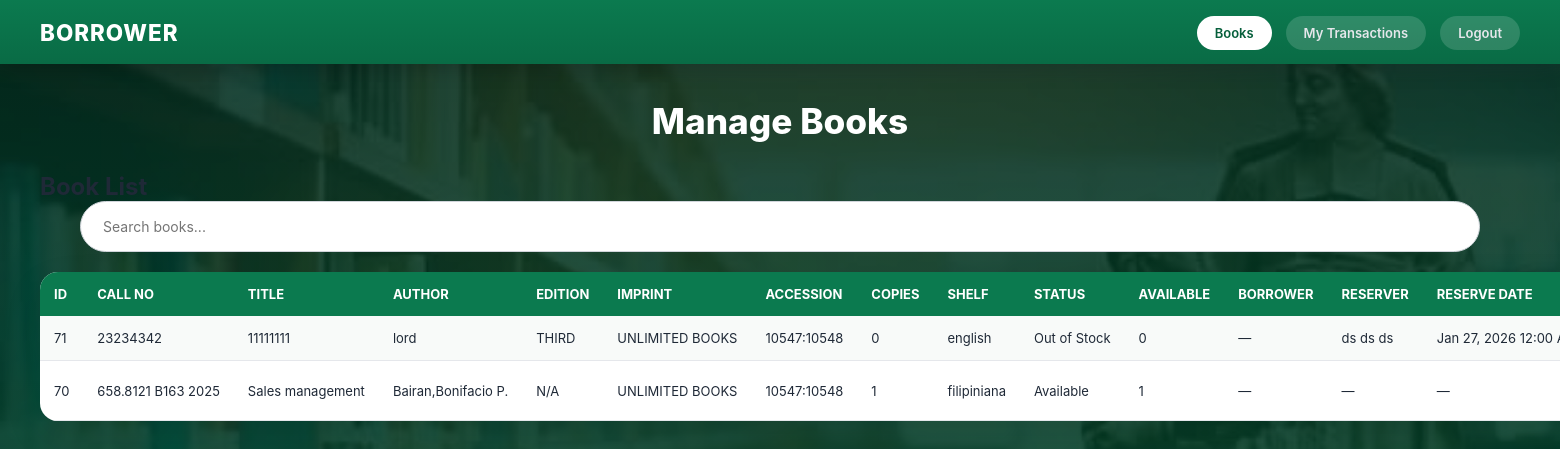
Page /part3/Books.php (signed in) on the committed database.
### tables this page shows
CREATE TABLE `reservations` (
  `first_name` varchar(15) NOT NULL,
  `middle_name` varchar(15) NOT NULL,
  `last_name` varchar(15) NOT NULL,
  `borrower_name` varchar(30) NOT NULL,
  `borrower_id` int(7) NOT NULL,
  `course` varchar(4) NOT NULL,
  `year` int(10) NOT NULL,
  `book_id` int(20) NOT NULL,
  `reserve_date` date NOT NULL,
  `borrower_type` varchar(10) NOT NULL,
  `reservation_id` int(10) NOT NULL
);

CREATE TABLE `books` (
  `book_id` int(11) NOT NULL,
  `Title` varchar(20) NOT NULL,
  `Edition` varchar(20) NOT NULL,
  `status` enum('Available','Borrowed','Defective','Out of Stock') DEFAULT 'Available',
  `volume` int(10) NOT NULL,
  `available` int(10) DEFAULT 0,
  `borrowed` int(10) DEFAULT 0,
  `Author` varchar(20) NOT NULL,
  `Accession_Number` varchar(50) NOT NULL,
  `Imprint` varchar(50) NOT NULL,
  `Publisher` varchar(20) NOT NULL,
  `Shelf_Location` varchar(20) NOT NULL,
  `Call_Number` varchar(50) NOT NULL,
  `Copies` int(10) NOT NULL
);

### part3/Books.php (the view, shortened to what this page needs)
<?php
$servername = "localhost";
$username   = "root";
$password   = "";
$dbname     = "school_inventory";
$conn = new mysqli($servername, $username, $password, $dbname);
$conn->set_charset("utf8mb4");
$sql = "
SELECT
    b.*,
    br.borrower_name,
    r.borrower_name AS reserver_name,
    r.borrower_id AS reserver_id,
    r.reserve_date
FROM books b
LEFT JOIN transactions t
    ON b.book_id = t.book_id AND t.date_returned IS NULL
LEFT JOIN borrower br
    ON t.borrower_id = br.borrower_id
LEFT JOIN reservations r
    ON b.book_id = r.book_id
ORDER BY b.book_id DESC
";
$books = $conn->query($sql);
?>
<!DOCTYPE html>
<html lang="en">
<head>
<link rel="stylesheet" href="books.css">
</head>
<body>
<div class="container">
<aside class="sidebar">
    <h2>BORROWER</h2>
    <ul>
        <li><a class="active" href="#">Books</a></li>
        <li><a href="student_transaction.php">My Transactions</a></li>
        <li><a href="logout.php">Logout</a></li>
    </ul>
</aside>
<main class="main">
<h1>Manage Books</h1>
<h2>Book List</h2>
<input type="text" id="search" placeholder="Search books..." onkeyup="searchTable()">
<table id="bookTable">
<tr>
    <th>ID</th>
    <th>CALL NO</th>
    <th>TITLE</th>
    <th>AUTHOR</th>
    <th>EDITION</th>
    <th>IMPRINT</th>
    <th>ACCESSION</th>
    <th>COPIES</th>
    <th>SHELF</th>
    <th>STATUS</th>
    <th>AVAILABLE</th>
    <th>BORROWER</th>
    <th>RESERVER</th>
    <th>RESERVE DATE</th>
</tr>
<?php while ($row = $books->fetch_assoc()): ?>
<tr>
    <td><?= $row['book_id'] ?></td>
    <td><?= htmlspecialchars($row['Call_Number']) ?></td>
    <td><?= htmlspecialchars($row['Title']) ?></td>
    <td><?= htmlspecialchars($row['Author']) ?></td>
    <td><?= htmlspecialchars($row['Edition'] ?: 'N/A') ?></td>
    <td><?= htmlspecialchars($row['Imprint']) ?></td>
    <td><?= htmlspecialchars($row['Accession_Number']) ?></td>
    <td><?= $row['Copies'] ?></td>
    <td><?= htmlspecialchars($row['Shelf_Location']) ?></td>
    <td><?= $row['status'] ?></td>
    <td><?= $row['available'] ?></td>
    <td><?= htmlspecialchars($row['borrower_name'] ?? "—") ?></td>
    <td><?= htmlspecialchars($row['reserver_name'] ?? "—") ?></td>
    <td><?= $row['reserve_date'] ? date("M d, Y h:i A", strtotime($row['reserve_date'])) : "—" ?></td>
</tr>
<?php endwhile; ?>
</table>
</main>
</div>
</body>
</html>

### part3/books.css (style rules this page uses)
* { margin: 0; padding: 0; box-sizing: border-box; font-family: "Inter", system-ui, -apple-system, BlinkMacSystemFont, "Segoe UI", sans-serif; }
body { min-height: 100vh; color: #1f2937; background: linear-gradient(rgba(4, 43, 28, 0.88), rgba(1, 75, 46, 0.88)), url("huray.png.jpg") center / cover no-repeat fixed; }
.sidebar { position: fixed; top: 0; left: 0; width: 100%; height: 64px; background: linear-gradient(180deg, #0b7a4f, #096b45); z-index: 1000; box-shadow: 0 6px 18px rgba(0,0,0,.18); display: flex; align-items: center; padding: 0 40px; }
.sidebar h2 { color: #ffffff; font-size: 1.4rem; font-weight: 800; letter-spacing: 1px; }
.sidebar ul { list-style: none; display: flex; gap: 14px; margin-left: auto; align-items: center; }
.sidebar ul li a { padding: 9px 18px; border-radius: 999px; color: #e5e7eb; font-size: 13px; font-weight: 600; text-decoration: none; background: rgba(255,255,255,.15); transition: .25s; }
.sidebar ul li a.active { background: #ffffff; color: #065f3b; }
.main { padding: 100px 40px 40px; max-width: 1600px; margin: auto; }
.main h1 { text-align: center; font-size: 2.2rem; font-weight: 800; color: #ffffff; margin-bottom: 30px; }
#search { width: 100%; max-width: 1400px; margin: 0 auto 20px; padding: 16px 22px; border-radius: 999px; border: 1px solid #d1d5db; font-size: 14px; background: #ffffff; display: block; }
table { width: 100%; min-width: 1400px; border-collapse: collapse; background: #ffffff; border-radius: 18px; overflow: hidden; box-shadow: 0 15px 40px rgba(0,0,0,.08); font-size: 13px; }
table th { background: #0b7a4f; color: #ffffff; padding: 14px; font-weight: 700; white-space: nowrap; text-align: left; }
table td { padding: 14px; border-bottom: 1px solid #e5e7eb; white-space: nowrap; }
table tr:nth-child(even) { background: #f8faf9; }
a { text-decoration: none; }

### rows in the picture
reservations: book.book_id "71", book.Call_Number "23234342", book.Title "11111111", book.Author "lord", book.Edition "THIRD", book.Imprint "UNLIMITED BOOKS", book.Accession_Number "10547:10548", book.Copies "0", book.Shelf_Location "english", book.status "Out of Stock", book.available "0", borrower_name "—", borrower_name "ds ds ds", reserve_date "Jan 27, 2026 12:00…"
books: book_id "70", Call_Number "658.8121 B163 2025", Title "Sales management", Author "Bairan,Bonifacio P.", Edition "N/A", Imprint "UNLIMITED BOOKS", Accession_Number "10547:10548", Copies "1", Shelf_Location "filipiniana", status "Available", available "1", borrower_name "—", reserver_name "—"
